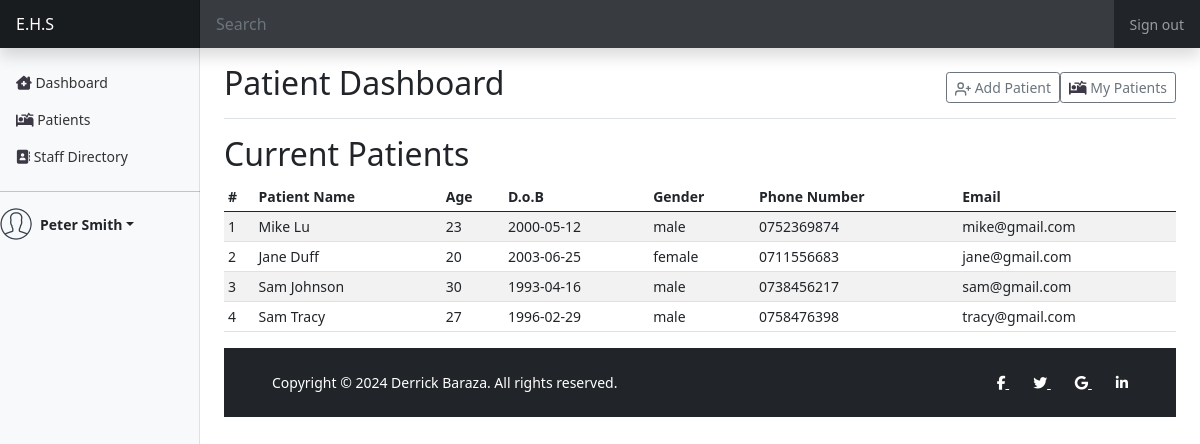
The app's page /docdashboard/patients/index.php (signed in) with its own data.
### tables this page shows
CREATE TABLE IF NOT EXISTS `patient` (
  `patientID` int(11) NOT NULL AUTO_INCREMENT,
  `patientName` varchar(50) NOT NULL,
  `age` int(11) NOT NULL,
  `DoB` date NOT NULL,
  `gender` varchar(10) NOT NULL,
  `phoneNo` int(11) NOT NULL,
  `email` varchar(50) NOT NULL,
  PRIMARY KEY (`patientID`)
);

### includes/globvars.php (called while the page is built, shortened)
<?php
    $doctor = "doctors";
?>

### docdashboard/patients/index.php (the view, shortened to what this page needs)
<?php
  include "../../includes/globvars.php";
  include "../../includes/dblink.php";
  if (isset($_SESSION['ID'])&&isset($_SESSION['Name'])&&isset($_SESSION['email'])&&$_SESSION['user']===$doctor) {
    $sql = "SELECT `patientID`, `patientName`, `age`, `DoB`, `gender`, `phoneNo`, `email` FROM `patient`;";
    $result = mysqli_query($mysqli, $sql);
?>
    <!doctype html>
    <html lang="en">
      <head>
        <link rel="stylesheet" href="https://cdn.jsdelivr.net/npm/bootstrap-icons@1.11.2/font/bootstrap-icons.min.css">
        <link href="../../css/bootstrap.min.css" rel="stylesheet">
        <link href="../../css/dashboard.css" rel="stylesheet">
      </head>
      <body>
      <header class="navbar navbar-dark sticky-top bg-dark flex-md-nowrap p-0 shadow">
        <a class="navbar-brand col-md-3 col-lg-2 me-0 px-3" href="#" id="home">E.H.S</a>
        <input class="form-control form-control-dark w-100" type="text" placeholder="Search" aria-label="Search">
        <div class="navbar-nav">
          <div class="nav-item text-nowrap">
            <a class="nav-link px-3" href="../validation/logout.php" id="signout">Sign out</a>
          </div>
        </div>
      </header>
      <div class="container-fluid">
        <div class="row">
          <?php @include("../includes/nav.php");?>
          <main class="col-md-9 ms-sm-auto col-lg-10 px-md-4">
            <div class="d-flex justify-content-between flex-wrap flex-md-nowrap align-items-center pt-3 pb-2 mb-3 border-bottom">
              <h1 class="h2">Patient Dashboard</h1>
              <div class="btn-toolbar mb-2 mb-md-0">
                <button type="button" class="btn btn-sm btn-outline-secondary"  data-bs-toggle="modal" data-bs-target="#exampleModal">
                  <span data-feather="user-plus"></span>
                  Add Patient
                </button>
                <a href="mypatients.php">
                <button type="button" class="btn btn-sm btn-outline-secondary"  >
                <i class="fa-solid fa-bed-pulse" style="color: #3d3846;"></i>
                  My Patients
                </button>
                </a>
              </div>
            </div>
            <h2>Current Patients</h2>
            <div class="table-responsive">
        <table class="table table-striped table-sm">
          <thead>
            <tr>
              <th scope="col">#</th>
              <th scope="col">Patient Name</th>
              <th scope="col">Age</th>
              <th scope="col">D.o.B</th>
              <th scope="col">Gender</th>
              <th scope="col">Phone Number</th>
              <th scope="col">Email</th>
            </tr>
          </thead>
          <tbody>
            <?php
              $i =1;
              foreach ($result as $res) {
                  $name=$res['patientName'];
                  $age = $res['age'];
                  $dob = $res['DoB'];
                  $gender = $res['gender'];
                  $email=$res['email'];
                  $number="0".$res['phoneNo'];
            ?>
            <tr>
              <td><?php echo $i;?></td>
              <td><?php echo $name;?></td>
              <td><?php echo $age;?></td>
              <td><?php echo $dob;?></td>
              <td><?php echo $gender;?></td>
              <td><?php echo $number;?></td>
              <td><?php echo $email;?></td>
            </tr>
            <?php
                $i++;
              }
            ?>
          </tbody>
        </table>
      </div>
            <?php @include("../../includes/copyright.php");?>
          </main>
        </div>
      </div>
      </body>
    </html>
<?php
  }else {
    header("Location: ../../validation/logout.php?message=Kindly log in");
  }
?>

### css/dashboard.css (style rules this page uses)
body { font-size: .875rem; }
.feather { width: 16px; height: 16px; vertical-align: text-bottom; }
.navbar-brand { padding-top: .75rem; padding-bottom: .75rem; font-size: 1rem; background-color: rgba(0, 0, 0, .25); box-shadow: inset -1px 0 0 rgba(0, 0, 0, .25); }
.navbar .form-control { padding: .75rem 1rem; border-width: 0; border-radius: 0; }
.form-control-dark { color: #fff; background-color: rgba(255, 255, 255, .1); border-color: rgba(255, 255, 255, .1); }

### records on screen
patient: patientName "Mike Lu", age "23", DoB "2000-05-12", gender "male", phoneNo "0752369874", email "mike@gmail.com"
patient: patientName "Jane Duff", age "20", DoB "2003-06-25", gender "female", phoneNo "0711556683", email "jane@gmail.com"
patient: patientName "Sam Johnson", age "30", DoB "1993-04-16", gender "male", phoneNo "0738456217", email "sam@gmail.com"
patient: patientName "Sam Tracy", age "27", DoB "1996-02-29", gender "male", phoneNo "0758476398", email "tracy@gmail.com"

### other values on screen
$name "Peter Smith"
